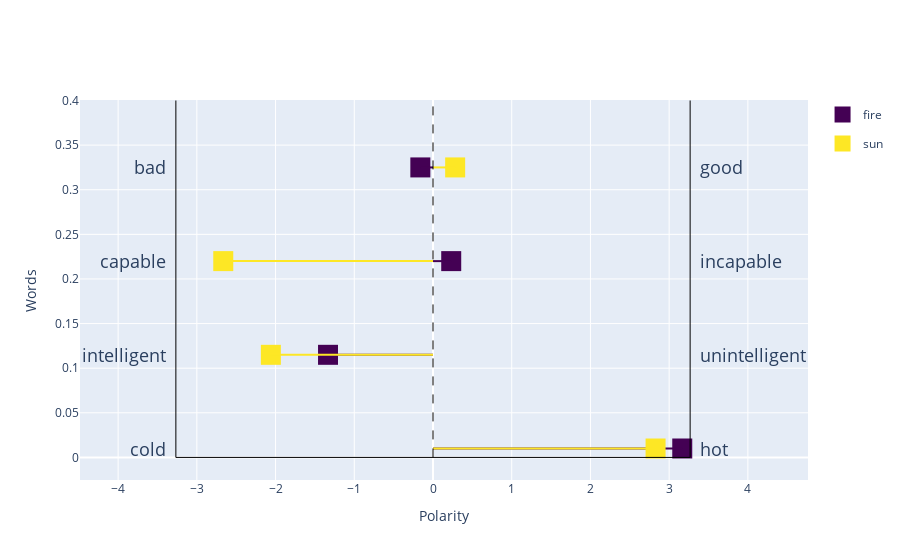

The notebook cell this image was saved under:
### Code cell
plotter = PolarityPlotter() 
plotter.plot_word_polarity(words, polar_dimensions)

### Figure 1 — Plotly figure (JSON) as saved in the notebook; plotly's stock layout.template omitted (floating-point values rounded to 4 significant figures)
{"data": [{"legendgroup": "fire", "marker": {"color": "rgb(68, 1, 84)", "size": 20, "symbol": "square"}, "mode": "markers", "name": "fire", "showlegend": true, "type": "scatter", "x": [3.166], "y": [0.01]}, {"legendgroup": "fire", "line": {"color": "rgb(68, 1, 84)", "width": 2}, "mode": "lines", "showlegend": false, "type": "scatter", "x": [3.166, 0], "y": [0.01, 0.01]}, {"legendgroup": "sun", "marker": {"color": "rgb(253, 231, 37)", "size": 20, "symbol": "square"}, "mode": "markers", "name": "sun", "showlegend": true, "type": "scatter", "x": [2.827], "y": [0.01]}, {"legendgroup": "sun", "line": {"color": "rgb(253, 231, 37)", "width": 2}, "mode": "lines", "showlegend": false, "type": "scatter", "x": [2.827, 0], "y": [0.01, 0.01]}, {"legendgroup": "fire", "marker": {"color": "rgb(68, 1, 84)", "size": 20, "symbol": "square"}, "mode": "markers", "name": "fire", "showlegend": false, "type": "scatter", "x": [-1.333], "y": [0.115]}, {"legendgroup": "fire", "line": {"color": "rgb(68, 1, 84)", "width": 2}, "mode": "lines", "showlegend": false, "type": "scatter", "x": [-1.333, 0], "y": [0.115, 0.115]}, {"legendgroup": "sun", "marker": {"color": "rgb(253, 231, 37)", "size": 20, "symbol": "square"}, "mode": "markers", "name": "sun", "showlegend": false, "type": "scatter", "x": [-2.06], "y": [0.115]}, {"legendgroup": "sun", "line": {"color": "rgb(253, 231, 37)", "width": 2}, "mode": "lines", "showlegend": false, "type": "scatter", "x": [-2.06, 0], "y": [0.115, 0.115]}, {"legendgroup": "fire", "marker": {"color": "rgb(68, 1, 84)", "size": 20, "symbol": "square"}, "mode": "markers", "name": "fire", "showlegend": false, "type": "scatter", "x": [0.2315], "y": [0.22]}, {"legendgroup": "fire", "line": {"color": "rgb(68, 1, 84)", "width": 2}, "mode": "lines", "showlegend": false, "type": "scatter", "x": [0.2315, 0], "y": [0.22, 0.22]}, {"legendgroup": "sun", "marker": {"color": "rgb(253, 231, 37)", "size": 20, "symbol": "square"}, "mode": "markers", "name": "sun", "showlegend": false, "type": "scatter", "x": [-2.664], "y": [0.22]}, {"legendgroup": "sun", "line": {"color": "rgb(253, 231, 37)", "width": 2}, "mode": "lines", "showlegend": false, "type": "scatter", "x": [-2.664, 0], "y": [0.22, 0.22]}, {"legendgroup": "fire", "marker": {"color": "rgb(68, 1, 84)", "size": 20, "symbol": "square"}, "mode": "markers", "name": "fire", "showlegend": false, "type": "scatter", "x": [-0.1608], "y": [0.325]}, {"legendgroup": "fire", "line": {"color": "rgb(68, 1, 84)", "width": 2}, "mode": "lines", "showlegend": false, "type": "scatter", "x": [-0.1608, 0], "y": [0.325, 0.325]}, {"legendgroup": "sun", "marker": {"color": "rgb(253, 231, 37)", "size": 20, "symbol": "square"}, "mode": "markers", "name": "sun", "showlegend": false, "type": "scatter", "x": [0.2815], "y": [0.325]}, {"legendgroup": "sun", "line": {"color": "rgb(253, 231, 37)", "width": 2}, "mode": "lines", "showlegend": false, "type": "scatter", "x": [0.2815, 0], "y": [0.325, 0.325]}], "layout": {"annotations": [{"font": {"size": 18}, "showarrow": false, "text": "cold", "x": -3.366, "xanchor": "right", "xref": "x", "y": 0.01, "yref": "y"}, {"font": {"size": 18}, "showarrow": false, "text": "hot", "x": 3.366, "xanchor": "left", "xref": "x", "y": 0.01, "yref": "y"}, {"font": {"size": 18}, "showarrow": false, "text": "intelligent", "x": -3.366, "xanchor": "right", "xref": "x", "y": 0.115, "yref": "y"}, {"font": {"size": 18}, "showarrow": false, "text": "unintelligent", "x": 3.366, "xanchor": "left", "xref": "x", "y": 0.115, "yref": "y"}, {"font": {"size": 18}, "showarrow": false, "text": "capable", "x": -3.366, "xanchor": "right", "xref": "x", "y": 0.22, "yref": "y"}, {"font": {"size": 18}, "showarrow": false, "text": "incapable", "x": 3.366, "xanchor": "left", "xref": "x", "y": 0.22, "yref": "y"}, {"font": {"size": 18}, "showarrow": false, "text": "bad", "x": -3.366, "xanchor": "right", "xref": "x", "y": 0.325, "yref": "y"}, {"font": {"size": 18}, "showarrow": false, "text": "good", "x": 3.366, "xanchor": "left", "xref": "x", "y": 0.325, "yref": "y"}], "shapes": [{"line": {"color": "black", "width": 1}, "type": "line", "x0": -3.266, "x1": 3.266, "y0": 0, "y1": 0}, {"line": {"color": "black", "width": 1}, "type": "line", "x0": -3.266, "x1": -3.266, "y0": 0, "y1": 0.4}, {"line": {"color": "black", "width": 1}, "type": "line", "x0": 3.266, "x1": 3.266, "y0": 0, "y1": 0.4}, {"line": {"color": "black", "dash": "dash", "width": 1}, "type": "line", "x0": 0, "x1": 0, "y0": 0, "y1": 0.4}], "xaxis": {"anchor": "y", "autorange": true, "domain": [0, 1], "range": [-2.764, 3.266], "title": {"text": "Polarity"}}, "yaxis": {"anchor": "x", "autorange": true, "domain": [0, 1], "title": {"text": "Words"}}}}
